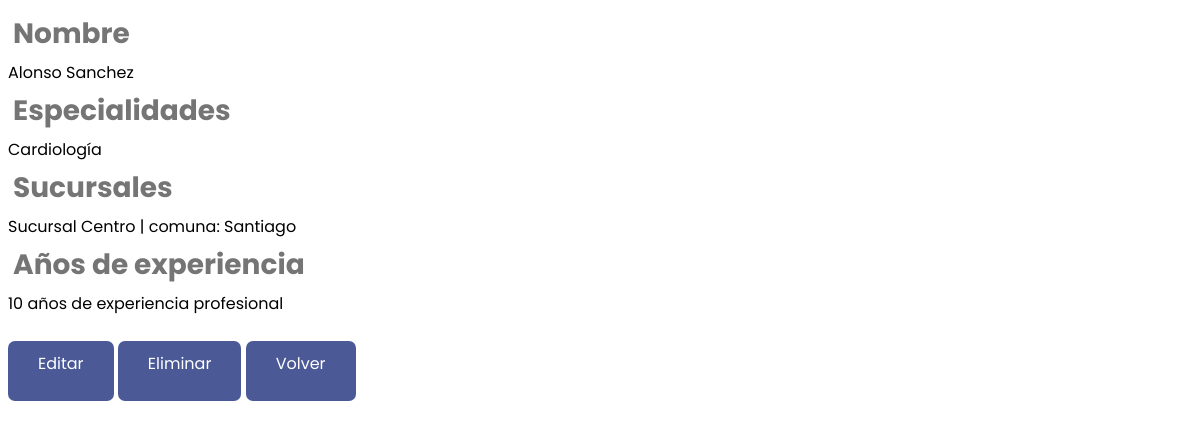
/clinica/detail_view/15, run on the app's committed database.
### clinica/models.py (models this page shows, shortened)
class Medico(models.Model): #antecedentes y credenciales
    nombre = models.CharField(max_length=100)
    apellido = models.CharField(max_length=100)
    especialidades = models.ManyToManyField(Especialidad)
    sucursales = models.ManyToManyField(Sucursal)
    anos_experiencia = models.IntegerField() #antecedentes
    class Meta:
        verbose_name_plural="Médicos"
        ordering=['nombre']

class Especialidad(models.Model):
    tipo = models.CharField(max_length=100)
    def __str__(self):
        return self.tipo
    class Meta:
        verbose_name_plural="Especialidades"
        ordering=['tipo']

class Sucursal(models.Model):
    nombre = models.CharField(max_length=100)
    comuna = models.ForeignKey(Comuna, on_delete=models.CASCADE)
    direccion = models.CharField(max_length=200)
    def __str__(self):
        return self.nombre + " | comuna: " + self.comuna.nombre
    class Meta:
        verbose_name_plural="Sucursales"
        ordering=['nombre']

class Comuna(models.Model):
    nombre = models.CharField(max_length=100)
    class Meta:
        verbose_name_plural="Comunas"
        ordering=['nombre']

### clinica/views.py (the view)
# urls.py: path('detail_view/<id>', detail_view, name='detail_view'),
def detail_view(request, id):
    context = {}
    context['data'] = Medico.objects.get(id = id)
    return render(request, "detail_view.html", context)

### clinica/templates/detail_view.html (shortened to what this page needs)
{% load static %}
<link rel="stylesheet" type="text/css" href="{% static 'css/test.css' %}">
<div class="main">
    <h2> Nombre </h2>
        {{ data.nombre }} {{data.apellido}}<br/>
    <h2> Especialidades </h2>
        {% for especialidad in data.especialidades.all %}
        {{ especialidad }} <br/>
        {% endfor %}
    <h2> Sucursales </h2>
        {% for sucursal in data.sucursales.all %}
        {{ sucursal }} <br/>
        {% endfor %}
    <h2> Años de experiencia </h2>
    {{ data.anos_experiencia }} años de experiencia profesional
    <br><br>
    <a href="../{{data.id}}/update" class="btn"> Editar </a>
    <a href="../{{data.id}}/delete" class="btn" id="delete"> Eliminar </a>
    <a href="../list_view" class="btn"> Volver </a>
</div>

### clinica/static/css/test.css (style rules this page uses)
h2 { font-size: var(--subheading); color: var(--bg-4); margin: 0px; padding: 5px; }
a.btn { font-size: var(--body); display: inline-flex; width: auto; height: 2.5rem; background: #4b5996; text-align: center; border: none; border-radius: 7px; color: white; padding: 0.625rem 1.875rem; gap: 0.625rem; text-decoration : none; }

### data on the page
Medico: nombre "Alonso", apellido "Sanchez", anos_experiencia "10"
Especialidad: tipo "Cardiología"
Sucursal: nombre+comuna "Sucursal Centro | comuna: Santiago"
